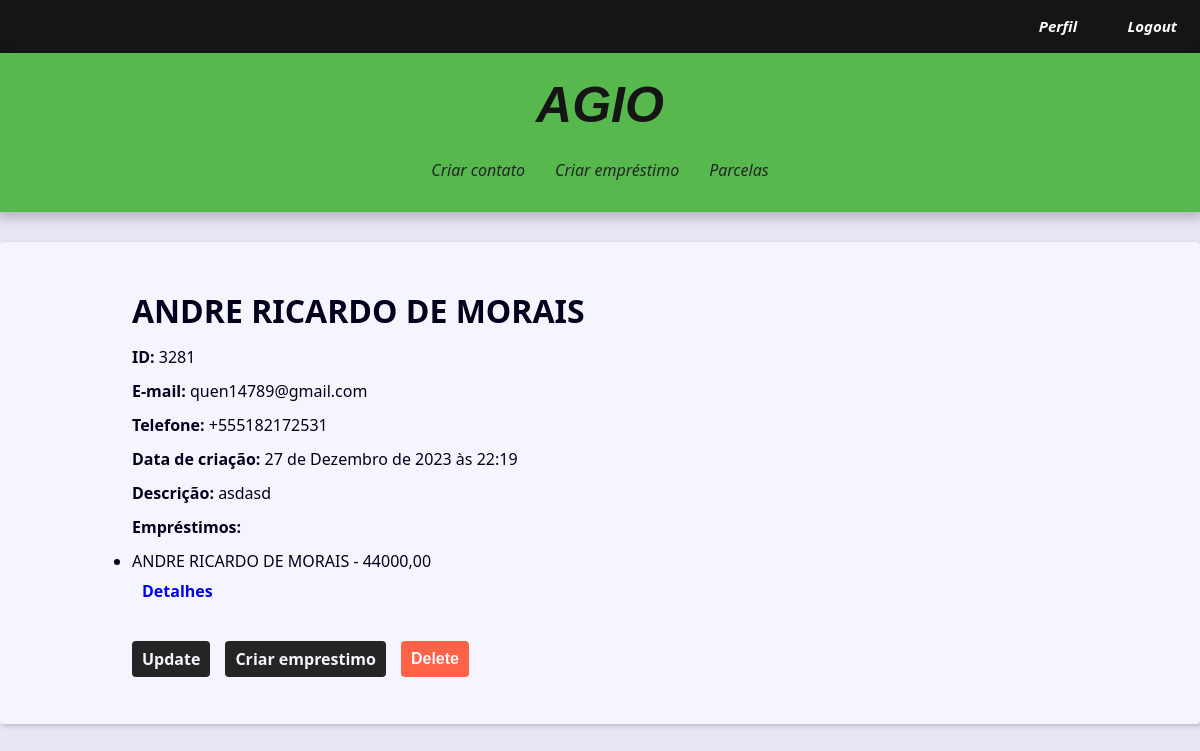
The app's page /contact/3281/detail/ (signed in) with its own data.
### contact/models.py (models this page shows, shortened)
class Contact(models.Model):
    class Meta:
        verbose_name_plural = 'Usuarios'
        verbose_name = 'Usuario'
    first_name = models.CharField(max_length=50, verbose_name='Nome')
    last_name = models.CharField(max_length=50, blank=True,
                                  verbose_name='Sobrenome')
    phone = models.CharField(max_length=50, verbose_name='Telefone')
    email = models.EmailField(max_length=254, verbose_name='Email')
    created_date = models.DateTimeField(default=timezone.now)
    description = models.TextField(blank=True, verbose_name='Descrição')
    show = models.BooleanField(default=True)
    picture = models.ImageField(upload_to='pictures/%Y/%m/%d', blank=True, verbose_name='Imagem')
    owner = models.ForeignKey(User, on_delete=models.SET_NULL,
                              blank=True, null=True)
    def __str__(self) -> str:
        return f'{self.first_name} {self.last_name}'

class Loan(models.Model):
    class Meta:
        verbose_name_plural = 'Emprestimos'
        verbose_name = 'Emprestimo'
    total_amount = models.DecimalField(max_digits=10, decimal_places=2,
                                       verbose_name='Valor')
    loan_date = models.DateField(default=timezone.now, verbose_name='Data de Emprestimo')
    total_installments = models.IntegerField(verbose_name='Parcelas')
    owner = models.ForeignKey(Contact, on_delete=models.SET_NULL, null=True,
                              verbose_name='Dono do emprestimo')
    fees = models.DecimalField(max_digits=10, decimal_places=0, default=0,
                               verbose_name='Taxa de juros')
    days = models.IntegerField(default=0, verbose_name='Dias')

### contact/views/contact_views.py (the view)
# urls.py: path('contact/<int:contact_id>/detail/', views.contact, name='contact'),
@login_required(login_url='contact:login')
def contact(request, contact_id):
    single_contact = get_object_or_404(Contact, pk=contact_id, show=True,)
    loans = Loan.objects.filter(owner=single_contact)
    contact_site = f'{single_contact.first_name}  {single_contact.last_name} - '
    context = {
        'contact': single_contact,
        'site_title': contact_site,
        'loans': loans,
        }
    return render(request, 'contact/contact.html', context)

### contact/templates/contact/contact.html (shortened to what this page needs)
{% extends 'base.html' %}
{% block content %}
  <div class="single-contact">
    <h1 class="single-contact-name">
      {{ contact.first_name }} {{ contact.last_name }}
    </h1>
    <p><b>ID:</b> {{ contact.id }}</p>
    <p><b>E-mail:</b> {{ contact.email }}</p>
    <p><b>Telefone:</b> {{ contact.phone }}</p>
    <p><b>Data de criação:</b> {{ contact.created_date }}</p>
    <p><b>Descrição:</b> {{ contact.description }}</p>
    {% if loans %}
        <p><b>Empréstimos:</b></p>
            <ul>
                {% for loan in loans %}
                    <li>{{ loan.owner }} - {{ loan.total_amount }}</li>
                    <a class="btn-link" href="{% url "contact:loan" loan.id %}">Detalhes</a>
                {% endfor %}
            </ul>
    {% else %}
        <p><b>Nenhum empréstimo encontrado para este contato:</b></p>
    {% endif %}
      {% if user == contact.owner %}
    <div class="contact-links">
      <a class="btn btn-link" href="{% url 'contact:update' contact.id %}">Update</a>
      <a class="btn btn-link" href="{% url 'contact:create_loan'  %}">Criar emprestimo</a>
      <form action="{% url 'contact:delete' contact.id %}" method="POST">
        {% if confirmation == 'no' %}
          <input type="hidden" name="confirmation" value="yes">
          <button class="btn btn-link btn-delete" type="submit">Confirma?</button>
        {% else %}
          <button class="btn btn-link btn-delete" type="submit">Delete</button>
      {% endif %}
        {% endif %}
      </form>
    </div>
  </div>
{% endblock content %}

### base_static/global/css/style.css (style rules this page uses)
:root { --spacing: 1.5rem; --link-dark-color: rgb(0, 83, 134); --link-light-color: rgb(156, 217, 255); --clr-white: rgb(245, 245, 255); --clr-black: rgb(0, 0, 30); --clr-light-gray: rgb(230, 230, 245); --clr-dark-shadow-5: rgba(0, 0, 10, 5%); --clr-dark-shadow-10: rgba(0, 0, 10, 10%); --clr-dark-shadow-20: rgba(0, 0, 10, 20%); --clr-light-shadow-5: rgba(200, 200, 255, 5%); --clr-light-shadow-10: rgba(200, 200, 255, 10%); --clr-light-shadow-20: rgba(200, 200, 255, 20%); --main-page-width: 120rem; --table-min-width: 60rem; --biggest-font-size: 5rem; --bigger-font-size: 4rem; --big-font-size: 3.2rem; --medium-font-size: 2.4rem; --small-font-size: 1.6rem; --smaller-font-size: 1.4rem; --smallest-font-size: 1.2rem; --transition-fast: 300ms; --transition-medium: 600ms; --transition-slow: 1s; --default-border-radius: 4px; }
*, *::before, *::after { margin: 0; padding: 0; box-sizing: border-box; }
html { font-size: 62.5%; }
body { font-family: system-ui, -apple-system, BlinkMacSystemFont, 'Segoe UI', Roboto, Oxygen, Ubuntu, Cantarell, 'Open Sans', 'Helvetica Neue', sans-serif; line-height: 1.5; font-size: var(--small-font-size); color: var(--clr-black); -webkit-font-smoothing: antialiased; background: var(--clr-light-gray); }
@media (min-width: 600px) { .single-contact { max-width: 80%; margin: calc(var(--spacing) * 2) auto; } }
.single-contact h1 { margin: 1rem 0; }
.single-contact p { margin: 1rem 0; }
.btn { background-color: #252525; color: var(--clr-white); font-weight: bold; border: none; padding: 1rem 2rem; border-radius: var(--default-border-radius); cursor: pointer; transition: filter var(--transition-fast) ease-in-out; }
.contact-links { margin-block: calc(var(--small-font-size) * 2); display: flex; align-items: center; gap: 0 var(--spacing); }
.btn-link { font-size: var(--small-font-size); text-decoration: none; font-weight: bold; padding: 1rem; display: block; line-height: var(--small-font-size); }
.btn-delete { background: tomato; }

### records on screen
Contact: first_name "ANDRE RICARDO", last_name "DE MORAIS", id "3281", email "quen14789@gmail.com", phone "+555182172531", created_date "27 de Dezembro de 2023 às 22:19", description "asdasd"
Loan: owner "ANDRE RICARDO DE MORAIS", total_amount "44000,00"
